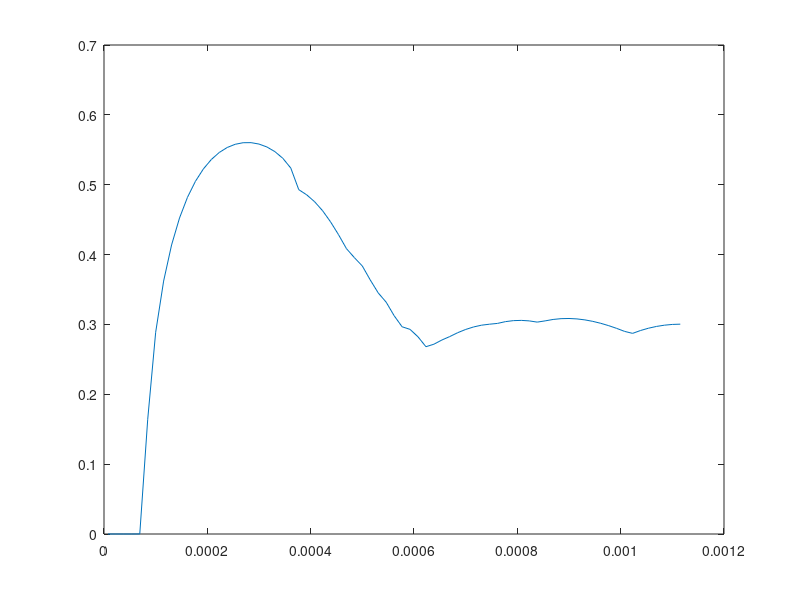

This figure's MATLAB source:
% Eady setup, triangular mimetic C-grid, baroclinic and symmetric 
% instability
  a=3250.0;               % -- side of triangle
  h=a*sqrt(3)/2;           % -- the height of triangle 
  
  theta=pi/2;              % -- l=sqrt(3)Ksin(theta)/2, k=Kcos(theta)
  thetaw=0;                % -- mean flow direction
  
  f0=-0.0001;
  g=100000000;               % To effectively impose the rigid lid
  %g=10;
  N=0.001; N2=N*N;
  Ri=1/2;                  % -- Richardson number
  M2=abs(N*f0)/sqrt(Ri);        % -- M^2, i. e. the horizontal stratification
  Nz=64;                   % -- the number of vertical layers
  H0=4000;                 % -- fluid depth
  dz=H0/Nz;
  U=-(M2*dz/f0)*cos(thetaw)*[-(1:Nz)+(Nz+1)/2];
  V=-(M2*dz/f0)*sin(thetaw)*[-(1:Nz)+(Nz+1)/2];
  %U=-(M2*dz/f0)*cos(thetaw)*[-(1:Nz)+1/2];   % non-symmetric
  %V=-(M2*dz/f0)*sin(thetaw)*[-(1:Nz)+1/2];   % non-symmetric
  
  U0=-(M2*dz/f0)*cos(thetaw); V0=-(M2*dz/f0)*sin(thetaw);
  UV=[-(1:Nz)+(Nz+1)/2];   % Profile 
  %UV=[-(1:Nz)+1/2];       % non-symmetric
  
  bx=-M2*sin(thetaw);
  by=M2*cos(thetaw);
  bua=bx*a/4+by*h/6; bub=-bx*a/4+by*h/6; buc=-by*h/3;  % Buoyancy increments
                                                       % on u-triangle
  Ua=U*sqrt(3)/2+V/2; Ub=-U*sqrt(3)/2+V/2; Uc=-V;      % Three normal velocities
  M2a=-(M2/f0)*(cos(thetaw)*sqrt(3)/2+sin(thetaw)/2);  % Their contrib. in M2-term
  M2b=-(M2/f0)*(-cos(thetaw)*sqrt(3)/2+sin(thetaw)/2); % in momentum
  M2c=-(M2/f0)*(-sin(thetaw));
     
  
  % ==================
  % Auxiliary matrices:
  % ==================
  Az=zeros([Nz,Nz+1]);    % -- Vertical averaging of w
  for nz=1:Nz,
      Az(nz,nz)=1/2; Az(nz,nz+1)=1/2;
  end
  Wz=zeros([Nz+1,Nz]); 
  for nz=1:Nz,
      Wz(nz,nz:Nz)=1; 
  end
  W=dz*Az*Wz;            % -- Returns vertically av. w if applied to -gx*u-gy*v
  Bz=zeros([Nz,Nz]);
  for nz=1:Nz-1,
      Bz(nz,nz:nz+1)=0.5;
  end
  Pz=zeros([Nz,Nz]);
  for nz=1:Nz-1,
      Pz(nz,nz:nz+1)=[1,-1];
  end
  Pz(Nz,:)=1;
  P=dz*inv(Pz)*Bz;      % -- Returns pressure when multiplied with buoyancy
  
 % ================
 % Cycle
 % ================

 Kvec=0.025:0.05:pi*2/sqrt(3);
 NN=length(Kvec);
 w=zeros([1 NN]);      % array for frequencies 
 n=0;
 for K=Kvec,   
     k=K*cos(theta);   % k here == ka and l==lh
     l=K*sqrt(3)*sin(theta)/2;
     n=n+1
     %%%% Phase shifts
     aa=exp(i*k/4+i*l/6); bb=exp(-i*k/4+i*l/6); cc=exp(-i*l/3);
     %%%% Horizontal gradients
     ga=(3/2/h)*[-conj(aa),aa]; gb=(3/2/h)*[-conj(bb),bb]; gc=(3/2/h)*[-conj(cc),cc];
     %%%% Perot reconstruction
     Pe=(2/h)*[aa*a/4, -bb*a/4, 0; aa*h/6, bb*h/6, -cc*h/3];
     PP=[Pe;conj(Pe)];
     %%%% Transpose Perot
     PT=(3/2/h)*[conj(aa)*a/4, conj(aa)*h/6; -conj(bb)*a/4,conj(bb)*h/6; ...
                 0, -conj(cc)*h/3];
     PT=[PT,conj(PT)]; Me=PT*PP;    % This is a P^TP matrix, a kind
                                    % of elementary mass matrix.
     %%%% Fourier symbol of horizontal divergence
     Dh=(2/h)*[aa,bb,cc;-conj(aa),-conj(bb),-conj(cc)];
     %%%% Mean divergence at a,b,c edges:
     Ae=(1/2)*[conj(aa),aa; conj(bb),bb; conj(cc),cc]; 
     De=Ae*Dh*Me;   %%% This is 3 by 3 matrix that acts on velocities to produce 
                    %%% the averaged divergence at velocity locations.  
     De=diag([M2a,M2b,M2c])*De; 
                    %%% Weighted with M2 term amplitudes (still 3 by 3)
     % Vector-invariant advection 
     Om=i*(4/3/a)*[-sin(-k/4+l/2), sin(k/4+l/2), -sin(k/2)];
     % Multiply with (U,V) rotated to (-V,U) and project on normal direction     
     Ut=[-cos(k/4-l/2)*(-U0/2+V0*sqrt(3)/2); cos(k/4+l/2)*(U0/2+V0*sqrt(3)/2); ...
         -cos(k/2)*(U0)];   % This is a second operator of reciprocal Perot reconstruction 
                            % (from vertices) applied to mean velocity.   
     
     K=[U0,V0,0,0;0,0,U0,V0]; 
     G=[ga;gb;gc];
     AU=Ut*Om+G*K*PP;       % This is a Fourier symbol of advection. 
                            % It is 3 by 3 matrix, and profile has to be
                            % added in vertical.
     % Coriolis 1: reconstruct to vertices, and then back to edges   
    A1=exp(i*(k/4-l/2));
    B1=exp(i*(-k/4-l/2));
    C1=exp(i*k/2);
   
    PPx=[-(A1+conj(A1))*a/4, -(B1+conj(B1))*a/4, (C1+conj(C1))*a/2]*2/3/a;
    PPy=[(A1+conj(A1))*h/2, -(B1+conj(B1))*h/2, 0 ]*2/3/a;                       
     % Coriolis 2: average to mid-edges and project on normals 
    PPc=(C1+conj(C1))*[ 0 -1]/2;
    PPa=(A1+conj(A1))*[a/4 h/6]*3/2/h;
    PPb=(B1+conj(B1))*[-a/4 h/6]*3/2/h;
    
    Cor=f0*[PPa;PPb;PPc]*[PPx;PPy];    
                            
     %%%% Coefficients of the derivatives of b in b equation
     % Velocities are obtained through PT*PP, i.e. Me on the 2D
     % level, and the result is De*diag([bua,bub,buc])*Me
     %%%% The M2 term in the buoyancy equation
     BM=[Dh(1,:);-Dh(2,:)]*diag([bua,bub,buc])*Me;
     %BM=[[bx,by]*Pe; [bx,by]*conj(Pe)];

     %%%% Advection of buoyancy
     % (1/2)a/(ah/2)[Ua*aa^2+Ub*bb^2+Uc*cc^2] u-triangle
     % - conj    d-triangle
     Ab=(Ua*aa^2+Ub*bb^2+Uc*cc^2)/h;
     %Ab=i*k*U/a+i*l*V/h;
     %%% sea surface height matrix
     Ea=g*ones([Nz,1])*ga;
     Eb=g*ones([Nz,1])*gb;
     Ec=g*ones([Nz,1])*gc;
     
     D2=Dh*Me; % Horizontal divergence 
     Du=dz*[D2(1,1)*ones([1,Nz]),D2(1,2)*ones([1,Nz]),D2(1,3)*ones([1,Nz])];
     Dd=dz*[D2(2,1)*ones([1,Nz]),D2(2,2)*ones([1,Nz]),D2(2,3)*ones([1,Nz])];
     
     %%%% Vertical divergence on u and d locations weighted with N2:
     D2=D2*N2;
    

     % Viscosity operators -curl curl + grad div
     Curl2=(1/a)*[conj(A1)-A1; B1-conj(B1);C1-conj(C1)];
     nu=0.005*a^3;
     Lapl=G*Dh-Curl2*Om;
     Visc=nu*Lapl*Lapl;
     Cor=Cor+Visc;
     % Diffusion operator
     LaplS=Dh*G;
     kappa=0.001*a^3;
     Dif=kappa*LaplS*LaplS;

     %%% Construct system matrix:
     S=-[diag(AU(1,1)*UV+Cor(1,1))-De(1,1)*W, diag(AU(1,2)*UV+Cor(1,2))-De(1,2)*W, ...
         diag(AU(1,3)*UV+Cor(1,3))-De(1,3)*W, ga(1)*P, ga(2)*P, Ea; ...
         diag(AU(2,1)*UV+Cor(2,1))-De(2,1)*W, diag(AU(2,2)*UV+Cor(2,2))-De(2,2)*W, ...
         diag(AU(2,3)*UV+Cor(2,3))-De(2,3)*W, gb(1)*P, gb(2)*P, Eb; ...
         diag(AU(3,1)*UV+Cor(3,1))-De(3,1)*W, diag(AU(3,2)*UV+Cor(3,2))-De(3,2)*W, ...
         diag(AU(3,3)*UV+Cor(3,3))-De(3,3)*W, gc(1)*P, gc(2)*P, Ec; ...
         -D2(1,1)*W+BM(1,1)*diag(ones([1,Nz])),-D2(1,2)*W+BM(1,2)*diag(ones([1,Nz])), ...
         -D2(1,3)*W+BM(1,3)*diag(ones([1,Nz])),...
         Dif(1,1)*diag(ones([1,Nz])),diag(Ab+Dif(1,2)),zeros([Nz,2]); ...
         -D2(2,1)*W+BM(2,1)*diag(ones([1,Nz])),-D2(2,2)*W+BM(2,2)*diag(ones([1,Nz])), ...
         -D2(2,3)*W+BM(2,3)*diag(ones([1,Nz])),...
         diag(-conj(Ab)+Dif(2,1)),Dif(2,2)*diag(ones([1,Nz])),zeros([Nz,2]); ...
         Du,zeros([1,2*Nz+2]); ...
         Dd,zeros([1,2*Nz+2])];
    
     %%% Find maximum unstable eigenvalue
     E=eig(S);
     w(n)=max(real(E));
 end

 df.f0 = f0;
 df.a = a * 1e-3;
 df.type = "ICON-mimetic";
 df.u0 = norm([U*ones(Nz,1)/Nz, V*ones(Nz,1)/Nz]);
 df.grid = "tri-C";
 df.N = N;
 df.Ri = Ri;
 df.theta = theta;
 df.thetaU = thetaw;
 df.date = datestr(now, 'yy-mm-dd-HH:MM');
 df.Nz = Nz;
 df.ks = Kvec/a;
 df.vs = w;

 data = jsonencode(df);

 %f = fopen('/Users/stmaas001/Projects/OceanFlows/SemiAnalyticInstabilityAnalysis/data/data.jsonl','a');
 %fprintf(f, '%s\n', data);
 %fclose(f);

 
plot(Kvec/a, w*N/abs(M2))

% Summary: (i) There is a spurious instability on the baroclinic axis. (ii)
% There is a spurious instability on the symmetric axis (Hollingsworth ?).
% (i) can be damped by viscosity and diffusion, the latter is important,
% without it viscosity should be rather strong. The behavior on the symmetric 
% axis is not as good as for the quadrilateral C grid. Furthermore, if the
% velocity profile starts from zero at the bottom, the spurious 
% instability gets stronger. (No Galilean invariance on the discrete level.)
% Triangular B grid has similar problems.





